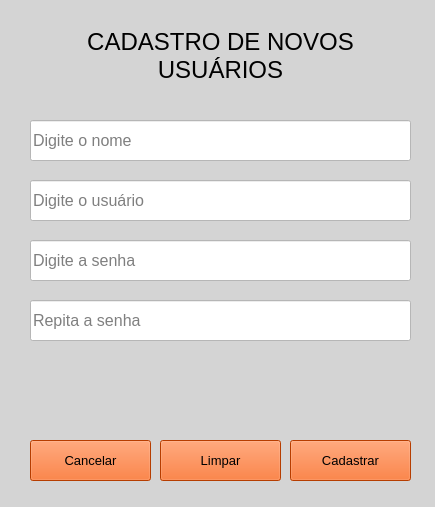
<?xml version="1.0" encoding="UTF-8"?>
<ui version="4.0">
 <class>frm_novo_usuario</class>
 <widget class="QMainWindow" name="frm_novo_usuario">
  <property name="geometry">
   <rect>
    <x>0</x>
    <y>0</y>
    <width>435</width>
    <height>507</height>
   </rect>
  </property>
  <property name="windowTitle">
   <string>Cadastro de Novos Usuários</string>
  </property>
  <property name="styleSheet">
   <string notr="true">background-color: rgb(212, 212, 212);</string>
  </property>
  <widget class="QWidget" name="centralwidget">
   <widget class="QLabel" name="label">
    <property name="geometry">
     <rect>
      <x>30</x>
      <y>0</y>
      <width>381</width>
      <height>111</height>
     </rect>
    </property>
    <property name="font">
     <font>
      <pointsize>18</pointsize>
     </font>
    </property>
    <property name="text">
     <string>CADASTRO DE NOVOS USUÁRIOS</string>
    </property>
    <property name="alignment">
     <set>Qt::AlignCenter</set>
    </property>
    <property name="wordWrap">
     <bool>true</bool>
    </property>
   </widget>
   <widget class="QPushButton" name="btn_cadastrar">
    <property name="geometry">
     <rect>
      <x>290</x>
      <y>440</y>
      <width>121</width>
      <height>41</height>
     </rect>
    </property>
    <property name="font">
     <font>
      <pointsize>10</pointsize>
     </font>
    </property>
    <property name="styleSheet">
     <string notr="true">background-color: rgb(255, 85, 0);</string>
    </property>
    <property name="text">
     <string>Cadastrar</string>
    </property>
    <property name="shortcut">
     <string>Return</string>
    </property>
   </widget>
   <widget class="QPushButton" name="btn_cancelar">
    <property name="geometry">
     <rect>
      <x>30</x>
      <y>440</y>
      <width>121</width>
      <height>41</height>
     </rect>
    </property>
    <property name="font">
     <font>
      <pointsize>10</pointsize>
     </font>
    </property>
    <property name="styleSheet">
     <string notr="true">background-color: rgb(255, 85, 0);</string>
    </property>
    <property name="text">
     <string>Cancelar</string>
    </property>
    <property name="shortcut">
     <string>C</string>
    </property>
   </widget>
   <widget class="QLineEdit" name="lne_nome">
    <property name="geometry">
     <rect>
      <x>30</x>
      <y>120</y>
      <width>381</width>
      <height>41</height>
     </rect>
    </property>
    <property name="font">
     <font>
      <pointsize>12</pointsize>
     </font>
    </property>
    <property name="styleSheet">
     <string notr="true">background-color: rgb(255, 255, 255);</string>
    </property>
    <property name="text">
     <string/>
    </property>
    <property name="placeholderText">
     <string>Digite o nome</string>
    </property>
   </widget>
   <widget class="QLabel" name="lbl_aviso">
    <property name="geometry">
     <rect>
      <x>30</x>
      <y>360</y>
      <width>381</width>
      <height>51</height>
     </rect>
    </property>
    <property name="font">
     <font>
      <pointsize>12</pointsize>
      <weight>75</weight>
      <bold>true</bold>
     </font>
    </property>
    <property name="text">
     <string/>
    </property>
    <property name="alignment">
     <set>Qt::AlignCenter</set>
    </property>
    <property name="wordWrap">
     <bool>true</bool>
    </property>
   </widget>
   <widget class="QPushButton" name="btn_limpar">
    <property name="geometry">
     <rect>
      <x>160</x>
      <y>440</y>
      <width>121</width>
      <height>41</height>
     </rect>
    </property>
    <property name="font">
     <font>
      <pointsize>10</pointsize>
     </font>
    </property>
    <property name="styleSheet">
     <string notr="true">background-color: rgb(255, 85, 0);</string>
    </property>
    <property name="text">
     <string>Limpar</string>
    </property>
    <property name="shortcut">
     <string>P</string>
    </property>
   </widget>
   <widget class="QLineEdit" name="lne_usuario">
    <property name="geometry">
     <rect>
      <x>30</x>
      <y>180</y>
      <width>381</width>
      <height>41</height>
     </rect>
    </property>
    <property name="font">
     <font>
      <pointsize>12</pointsize>
     </font>
    </property>
    <property name="styleSheet">
     <string notr="true">background-color: rgb(255, 255, 255);</string>
    </property>
    <property name="text">
     <string/>
    </property>
    <property name="placeholderText">
     <string>Digite o usuário</string>
    </property>
   </widget>
   <widget class="QLineEdit" name="lne_senha">
    <property name="geometry">
     <rect>
      <x>30</x>
      <y>240</y>
      <width>381</width>
      <height>41</height>
     </rect>
    </property>
    <property name="font">
     <font>
      <pointsize>12</pointsize>
     </font>
    </property>
    <property name="styleSheet">
     <string notr="true">background-color: rgb(255, 255, 255);</string>
    </property>
    <property name="text">
     <string/>
    </property>
    <property name="echoMode">
     <enum>QLineEdit::Password</enum>
    </property>
    <property name="placeholderText">
     <string>Digite a senha</string>
    </property>
   </widget>
   <widget class="QLineEdit" name="lne_rptSenha">
    <property name="geometry">
     <rect>
      <x>30</x>
      <y>300</y>
      <width>381</width>
      <height>41</height>
     </rect>
    </property>
    <property name="font">
     <font>
      <pointsize>12</pointsize>
     </font>
    </property>
    <property name="styleSheet">
     <string notr="true">background-color: rgb(255, 255, 255);</string>
    </property>
    <property name="text">
     <string/>
    </property>
    <property name="echoMode">
     <enum>QLineEdit::Password</enum>
    </property>
    <property name="placeholderText">
     <string>Repita a senha</string>
    </property>
   </widget>
  </widget>
 </widget>
 <resources/>
 <connections/>
</ui>
